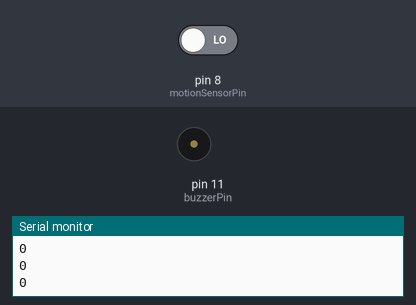
Recording of a sketch running on a simulated Arduino Uno, built with avr-gcc and run on an emulated ATmega328P. Shown: buzzer (waves = sounding), the last lines printed to the serial monitor. The test bench sets the inputs (shaded band); at power-on: pin 8 (motionSensorPin) LOW.

Above: at 1.2 s.
1.3 s: pin 8 (motionSensorPin) driven HIGH
At 2.2 s:
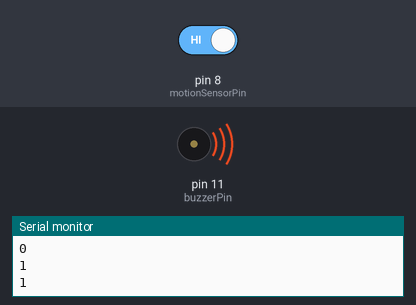
Timing chart, 0 to 4.3 s (numbered marks = the images above; inputs shaded):
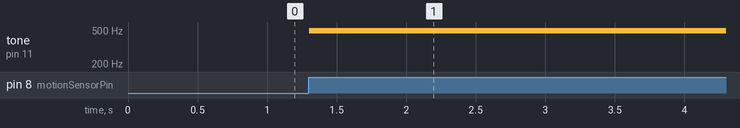

Measured:
- after the input at 1.3 s, tone on pin 11 (buzzerPin): silent → 490 Hz at once

The sketch:

ArduinoMotionSensorBuzzer.ino
```cpp
#define buzzerPin 11
#define motionSensorPin 8

long triggerTime = 0;
int alarmDuration = 5000;
int beepDuration = 2000;

void setup() {
  Serial.begin(9600);

  pinMode(buzzerPin, OUTPUT);
  pinMode(motionSensorPin, INPUT);
}

void loop() {
  int reading = digitalRead(motionSensorPin);

  int motionLevel = reading;

  Serial.println(motionLevel);

  if (motionLevel)
  {
    triggerTime = millis();
  }

  if (millis() < triggerTime + alarmDuration
    && triggerTime > 0)
  {
    beep(beepDuration);
  }

  delay(100);
}

void beep(unsigned char delayms) {
  // This function is from
  // http://www.instructables.com/id/Arduino-YL-44-Buzzer-module/step3/Your-code/

  analogWrite(buzzerPin, 20);
  delay(delayms);
  analogWrite(buzzerPin ,0);
  delay(delayms);
}
```
